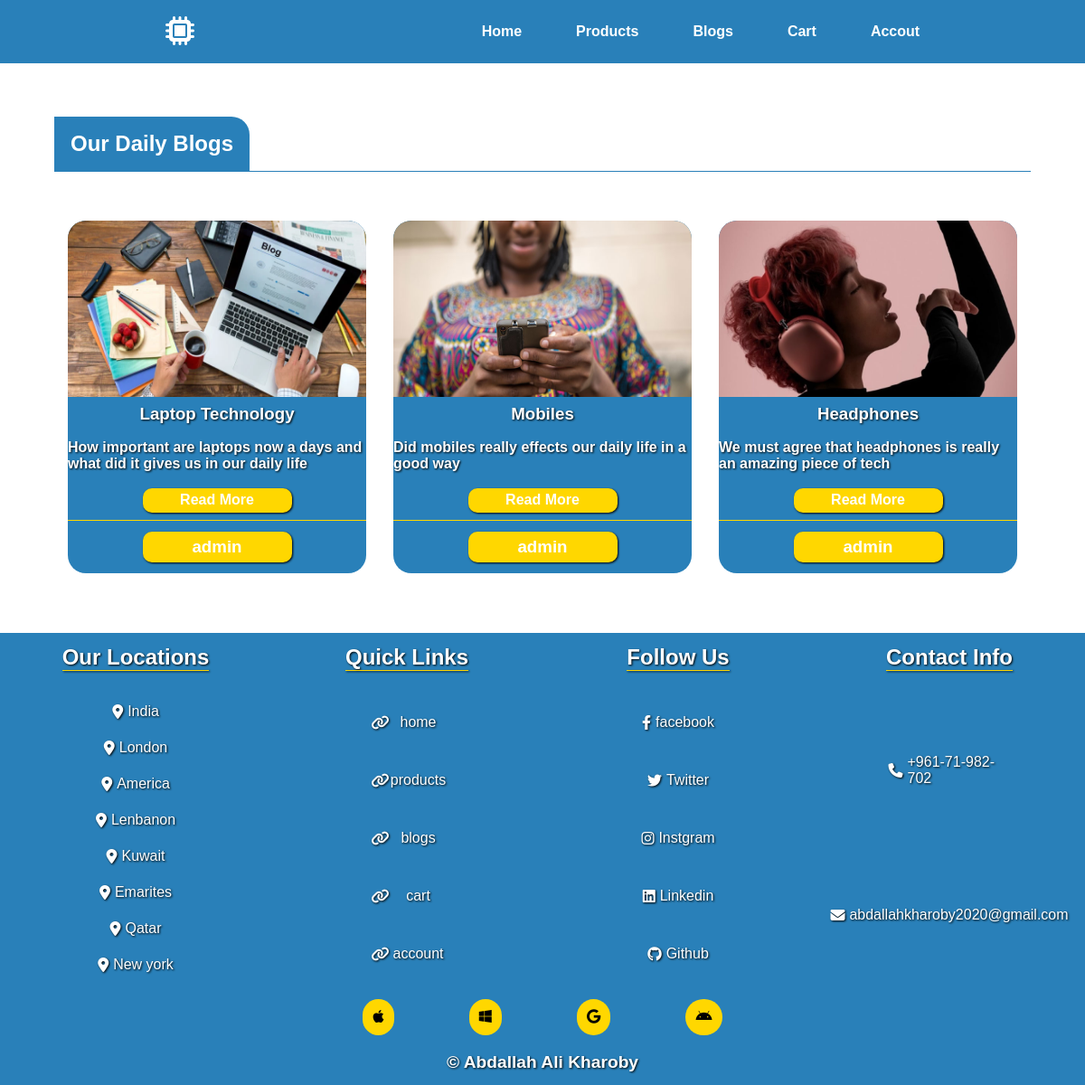
/blogs.php, run on the app's committed database.
### tables this page shows
CREATE TABLE `blogsdata` (
  `id` int(11) NOT NULL,
  `blogimg` varchar(255) NOT NULL,
  `blogtitle` varchar(255) NOT NULL,
  `blogdesc` varchar(255) NOT NULL,
  `username` varchar(255) NOT NULL,
  `blogtext` varchar(255) NOT NULL
);

### blogs.php (the view, shortened to what this page needs)
<?php
include("connect.php");
$sql = "SELECT * FROM blogsdata";
$result = mysqli_query($con,$sql);
?>
<!DOCTYPE html>
<html lang="en">
<head>
    <link rel="stylesheet" href="./styles/blogs.css"/>
</head>
<body>
    <section id="blogpage">
        <?php include("navbar.php")?>
        <div class="blogsec">
            <div class="bloglist">
                <div class="blogtitle">
                    <div class="blog-back">
                        <h2>Our Daily Blogs</h2>
                    </div>
                </div>
                <div class="blogappend">
                    <?php
                        while($blogs = mysqli_fetch_assoc($result)):
                    ?>
                        <div class="blogcard">
                            <div class="blogimg">
                                <?php $full = "blogsimg/".$blogs['blogimg']?>
                                <img src="<?=$full?>">
                            </div>
                            <div class="blogdata">
                                <div class="section-one">
                                    <h3><?=$blogs['blogtitle']?></h3>
                                    <p><?=$blogs['blogdesc']?></p>
                                    <a href="./readblog.php?id=<?=$blogs['id']?>">Read More</a>
                                </div>
                                <div class="section-two">
                                    <h3><?=$blogs['username']?></h3>
                                </div>
                            </div>
                        </div>
                    <?php
                        endwhile;
                    ?>
                </div>
            </div>
        </div>
    </section>
    <?php include("footer.php")?>
</body>
</html>

### styles/blogs.css (style rules this page uses)
* { margin: 0; padding: 0; box-sizing: border-box; font-family: Arial, Helvetica, sans-serif; }
#blogpage { width: 100%; height: 700px; }
.blogsec { width: 100%; height: 650px; display: flex; align-items: center; justify-content: center; }
.bloglist { width: 90%; height: 90%; }
.blogtitle { border-bottom: 1px solid #2980b9; width: 100%; height: 15%; display: flex; align-items: flex-end; justify-content: flex-start; color: white; }
.blog-back { width: 20%; height: 70%; display: flex; align-items: center; justify-content: center; background-color: #2980b9; color: white; border-radius: 0px 20px 0px 0px; }
.blogappend { width: 100%; height: 85%; display: flex; align-items: center; justify-content: space-around; flex-wrap: wrap; overflow: auto; }
.blogcard { height: 390px; width: 330px; background-color: #2980b9; overflow: hidden; border-radius: 20px; margin: 5px; }
.blogimg { width: 100%; height: 50%; overflow: hidden; }
.blogimg img { height: 100%; width: 100%; transition: 0.3s all ease-out; }
.blogdata { width: 100%; height: 50%; }
.section-one { width: 100%; height: 70%; display: flex; flex-direction: column; align-items: center; justify-content: space-around; color: white; filter: drop-shadow(1px 1px 1px black); font-weight: bold; }
.section-one a { background-color: gold; width: 50%; height: 20%; display: flex; border-radius: 10px; align-items: center; justify-content: center; transition: 0.3s all ease-out; }
.section-two { width: 100%; height: 30%; border-top: 1px solid gold; display: flex; align-items: center; justify-content: center; }
.section-two h3 { background-color: gold; width: 50%; display: flex; align-items: center; justify-content: center; height: 60%; color: white; filter: drop-shadow(1px 1px 1px black); border-radius: 10px; }

### styles/navbar.css (style rules this page uses)
a { color: white; text-decoration: none; }

### data on the page
blogsdata: blogimg (picture), blogtitle "Laptop Technology", blogdesc "How important are laptops now a days and what did it gives us in our daily life", username "admin"
blogsdata: blogimg (picture), blogtitle "Mobiles", blogdesc "Did mobiles really effects our daily life in a good way", username "admin"
blogsdata: blogimg (picture), blogtitle "Headphones", blogdesc "We must agree that headphones is really an amazing piece of tech", username "admin"
